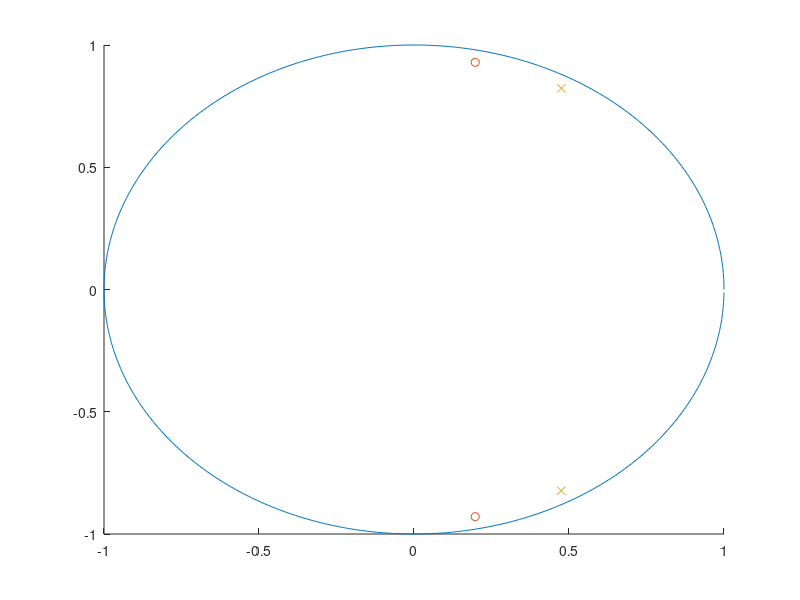
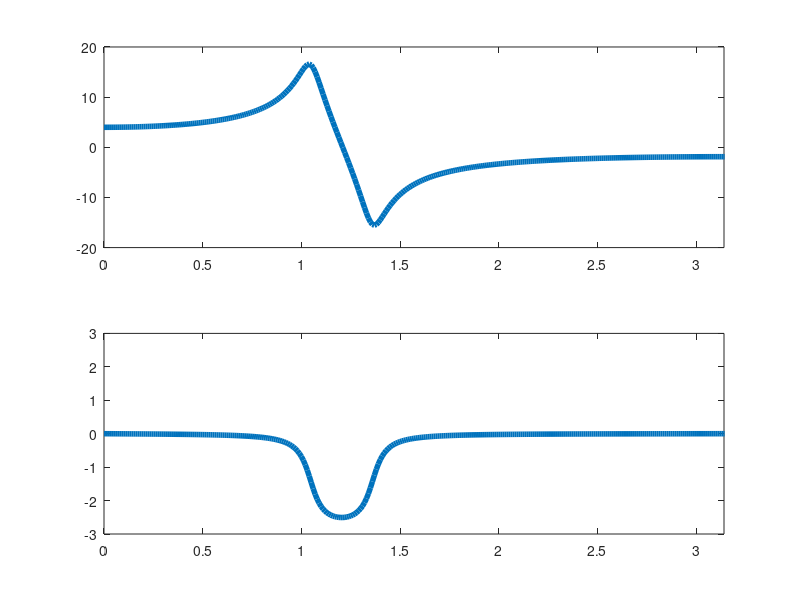

MATLAB code to generate these figures, in order:
clear all;
close all;
step=0.01;
theta=2*pi/3;
gamma=pi/10;
zpos=theta-gamma;
R=0.95;
a=2*R*cos(zpos);
b=R^2;
c=2*R*cos(theta);
d=R^2;
zeri=roots([1 a b ])
poli=roots([1 c d ])
W=[0:step:2*pi-step];
cerchio=exp(i.*W);
figure(1);
hold on;
plot(cerchio);
plot(zeri,"o");
plot(poli,"x");
hold off;

figure(2)
z = exp(i*W);
H_fir_part = 1 + (a*(z.^(-1))) + (b*(z.^(-2))); 
H_iir_part = 1 + (c*(z.^(-1))) + (d*(z.^(-2))); 
H = H_fir_part ./ H_iir_part;

subplot(2,1,1);
plot(W, 20*log10(abs(H)), "LineWidth", 4);
axis([0 pi]);

subplot(2,1,2);
plot(W, arg(H), "LineWidth", 4);
axis([0 pi]);
